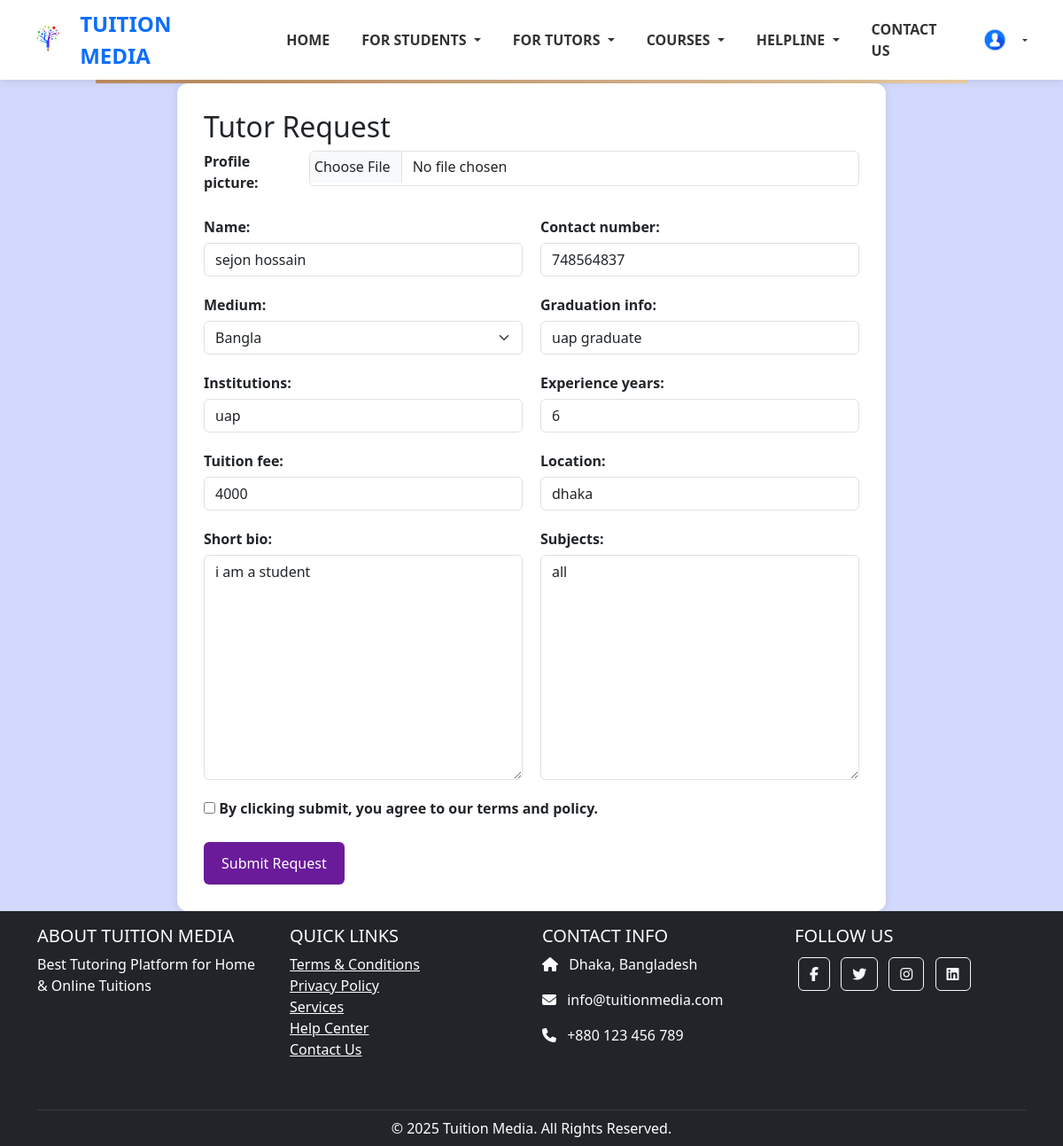
The app's page /updateT/2 (signed in) with its own data.
### tutors/models.py (models this page shows, shortened)
class Tutor(models.Model):
    MEDIUM_CHOICES = [
        ('Bangla', 'Bangla'),
        ('English', 'English'),
        ('Bangla/English', 'Bangla/English'),
    ]
    profile_picture = models.ImageField(upload_to='tutor_profiles/', blank=True, null=True)
    name = models.CharField(max_length=100)
    email = models.EmailField(unique=True, blank=True, null=True)
    contact_number = models.CharField(max_length=15, blank=True, null=True)
    medium = models.CharField(max_length=20, choices=MEDIUM_CHOICES, default='Bangla')  # Required choice
    graduation_info = models.CharField(max_length=100, blank=True, null=True)
    institutions = models.CharField(max_length=50,blank=True, null=True)
    experience_years = models.PositiveIntegerField(default=0)
    location = models.CharField(max_length=100, blank=True, null=True)
    join_date = models.DateField(auto_now_add=True)
    tuition_fee = models.PositiveIntegerField(default=0)
    subjects = models.TextField(max_length=100,blank=True, null=True)
    short_bio = models.TextField(max_length=100,blank=True, null=True)
    timestamp = models.DateTimeField(auto_now_add=True)

### students/views.py (the view)
# urls.py: path('updateT/<str:id>',students_view.updateT, name='updateT'),
def updateT(request, id):
    posts = Tutor.objects.get(pk=id)
    form = TutorPostForm(instance=posts)
    if request.method == 'POST':
        form = TutorPostForm(request.POST,request.FILES, instance=posts)
        if form.is_valid():
            form.save()
            return redirect('tutor_list')
    context = {'form': form}
    return render(request, 'students/updateT.html', context)

### template/students/updateT.html (shortened to what this page needs)
{% extends 'base.html' %}
{% block content %}
<div class="form-container">
  <h2>Tutor Request</h2>
  <form method="POST" enctype="multipart/form-data">
    <div class="form-row">
        {{ form.profile_picture.label_tag }}
        {{ form.profile_picture }}
    </div>
    <div class="form-row">
      <div class="form-group">
        {{ form.name.label_tag }}
        {{ form.name }}
      </div>
      <div class="form-group">
        {{ form.contact_number.label_tag }}
        {{ form.contact_number }}
      </div>
    </div>
    <div class="form-row">
      <div class="form-group">
        {{ form.medium.label_tag }}
        {{ form.medium }}
      </div>
      <div class="form-group">
        {{ form.graduation_info.label_tag }}
        {{ form.graduation_info }}
      </div>
    </div>
    <div class="form-row">
      <div class="form-group">
        {{ form.institutions.label_tag }}
        {{ form.institutions }}
      </div>
      <div class="form-group">
        {{ form.experience_years.label_tag }}
        {{ form.experience_years }}
      </div>
    </div>
    <div class="form-row">
      <div class="form-group">
        {{ form.tuition_fee.label_tag }}
        {{ form.tuition_fee }}
      </div>
      <div class="form-group">
        {{ form.location.label_tag }}
        {{ form.location }}
      </div>
    </div>
    <div class="form-row">
      <div class="form-group">
        {{ form.short_bio.label_tag }}
        {{ form.short_bio }}
      </div>
      <div class="form-group">
        {{ form.subjects.label_tag }}
        {{ form.subjects }}
      </div>
    </div>
    <div class="checkbox-group">
      <label>
        <input type="checkbox" required>
        By clicking submit, you agree to our terms and policy.
      </label>
    </div>
    <button type="submit" class="submit-btn" name="request_tutor">Submit Request</button>
  </form>
</div>
{% endblock %}

### static/CSS/navbar.css (style rules this page uses)
body { margin: 0; font-family: 'Segoe UI', sans-serif; background-color: #d3d9fc }

### template/students/updateT.html (style rules this page uses)
.form-container { max-width: 800px; margin: auto; background: #fff; padding: 30px; border-radius: 12px; box-shadow: 0 0 10px rgba(0,0,0,0.1); }
.form-row { display: flex; justify-content: space-between; gap: 20px; margin-bottom: 20px; }
.form-group { flex: 1; display: flex; flex-direction: column; }
label { font-weight: bold; margin-bottom: 6px; }
input, select { padding: 10px; border: 1px solid #ccc; border-radius: 6px; font-size: 16px; }
.checkbox-group { margin: 20px 0; }
.submit-btn { background-color: #6a1b9a; color: white; padding: 12px 20px; border: none; border-radius: 6px; font-size: 16px; cursor: pointer; }

### records on screen
Tutor: name "sejon hossain", contact_number "748564837", medium "Bangla", graduation_info "uap graduate", institutions "uap", experience_years "6", tuition_fee "4000", location "dhaka", short_bio "i am a student", subjects "all"
